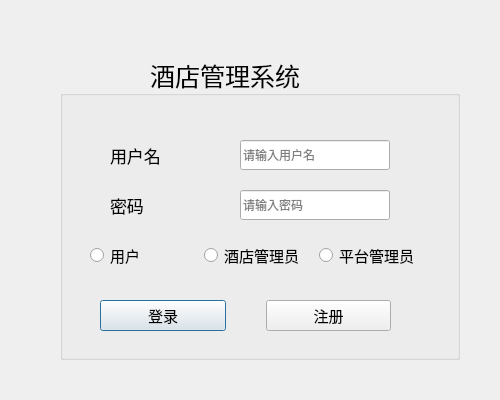
<?xml version="1.0" encoding="UTF-8"?>
<ui version="4.0">
 <class>dlg_sign</class>
 <widget class="QDialog" name="dlg_sign">
  <property name="geometry">
   <rect>
    <x>0</x>
    <y>0</y>
    <width>500</width>
    <height>400</height>
   </rect>
  </property>
  <property name="windowTitle">
   <string>Dialog</string>
  </property>
  <widget class="QLabel" name="title">
   <property name="geometry">
    <rect>
     <x>150</x>
     <y>50</y>
     <width>200</width>
     <height>50</height>
    </rect>
   </property>
   <property name="font">
    <font>
     <family>黑体</family>
     <pointsize>19</pointsize>
     <kerning>true</kerning>
    </font>
   </property>
   <property name="text">
    <string>酒店管理系统</string>
   </property>
  </widget>
  <widget class="QGroupBox" name="box_signin">
   <property name="geometry">
    <rect>
     <x>60</x>
     <y>90</y>
     <width>400</width>
     <height>270</height>
    </rect>
   </property>
   <property name="title">
    <string/>
   </property>
   <widget class="QLabel" name="label_user">
    <property name="geometry">
     <rect>
      <x>50</x>
      <y>50</y>
      <width>100</width>
      <height>30</height>
     </rect>
    </property>
    <property name="font">
     <font>
      <family>微软雅黑</family>
      <pointsize>13</pointsize>
     </font>
    </property>
    <property name="text">
     <string>用户名</string>
    </property>
   </widget>
   <widget class="QLineEdit" name="lineEdit_username">
    <property name="geometry">
     <rect>
      <x>180</x>
      <y>50</y>
      <width>150</width>
      <height>30</height>
     </rect>
    </property>
    <property name="placeholderText">
     <string>请输入用户名</string>
    </property>
   </widget>
   <widget class="QLabel" name="label_pwd">
    <property name="geometry">
     <rect>
      <x>50</x>
      <y>100</y>
      <width>100</width>
      <height>30</height>
     </rect>
    </property>
    <property name="font">
     <font>
      <family>微软雅黑</family>
      <pointsize>13</pointsize>
     </font>
    </property>
    <property name="text">
     <string>密码</string>
    </property>
   </widget>
   <widget class="QLineEdit" name="lineEdit_pwd">
    <property name="geometry">
     <rect>
      <x>180</x>
      <y>100</y>
      <width>150</width>
      <height>30</height>
     </rect>
    </property>
    <property name="echoMode">
     <enum>QLineEdit::Password</enum>
    </property>
    <property name="placeholderText">
     <string>请输入密码</string>
    </property>
    <property name="clearButtonEnabled">
     <bool>false</bool>
    </property>
   </widget>
   <widget class="QWidget" name="verticalLayoutWidget">
    <property name="geometry">
     <rect>
      <x>30</x>
      <y>150</y>
      <width>329</width>
      <height>31</height>
     </rect>
    </property>
    <layout class="QHBoxLayout" name="rBtn_layout">
     <property name="spacing">
      <number>15</number>
     </property>
     <property name="sizeConstraint">
      <enum>QLayout::SetDefaultConstraint</enum>
     </property>
     <item>
      <widget class="QRadioButton" name="radioBtn_customer">
       <property name="font">
        <font>
         <family>微软雅黑</family>
         <pointsize>11</pointsize>
        </font>
       </property>
       <property name="text">
        <string>用户</string>
       </property>
      </widget>
     </item>
     <item>
      <widget class="QRadioButton" name="radioBtn_manager">
       <property name="font">
        <font>
         <family>微软雅黑</family>
         <pointsize>11</pointsize>
        </font>
       </property>
       <property name="text">
        <string>酒店管理员</string>
       </property>
      </widget>
     </item>
     <item>
      <widget class="QRadioButton" name="radioBtn_admin">
       <property name="font">
        <font>
         <family>微软雅黑</family>
         <pointsize>11</pointsize>
        </font>
       </property>
       <property name="text">
        <string>平台管理员</string>
       </property>
      </widget>
     </item>
    </layout>
   </widget>
   <widget class="QWidget" name="horizontalLayoutWidget">
    <property name="geometry">
     <rect>
      <x>40</x>
      <y>200</y>
      <width>291</width>
      <height>51</height>
     </rect>
    </property>
    <layout class="QHBoxLayout" name="pBtn_layout">
     <property name="spacing">
      <number>40</number>
     </property>
     <item>
      <widget class="QPushButton" name="pushBtn_signin">
       <property name="font">
        <font>
         <pointsize>11</pointsize>
        </font>
       </property>
       <property name="text">
        <string>登录</string>
       </property>
      </widget>
     </item>
     <item>
      <widget class="QPushButton" name="pushBtn_signup">
       <property name="font">
        <font>
         <pointsize>11</pointsize>
        </font>
       </property>
       <property name="text">
        <string>注册</string>
       </property>
      </widget>
     </item>
    </layout>
   </widget>
  </widget>
 </widget>
 <resources/>
 <connections/>
</ui>
